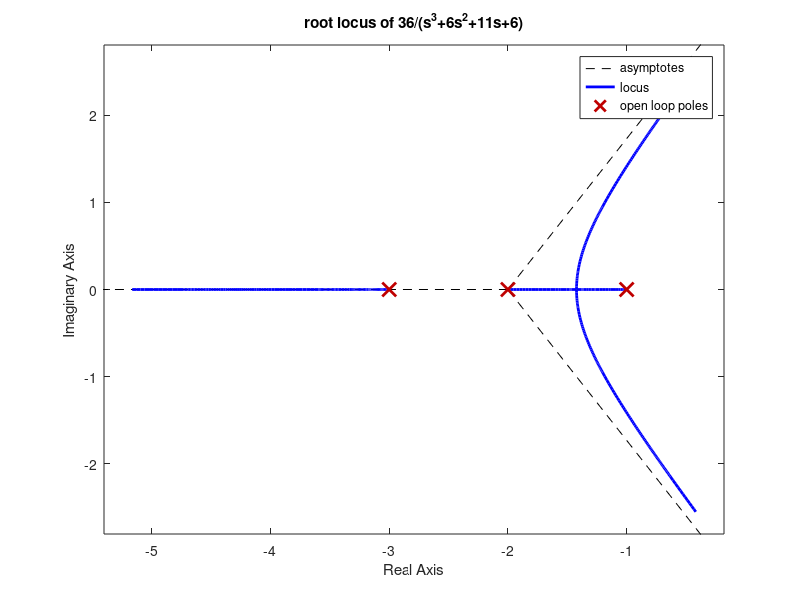
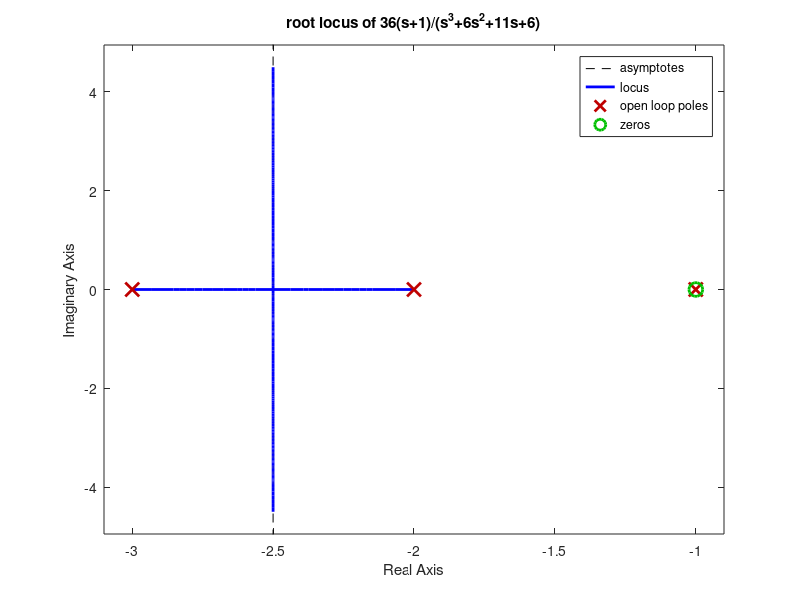
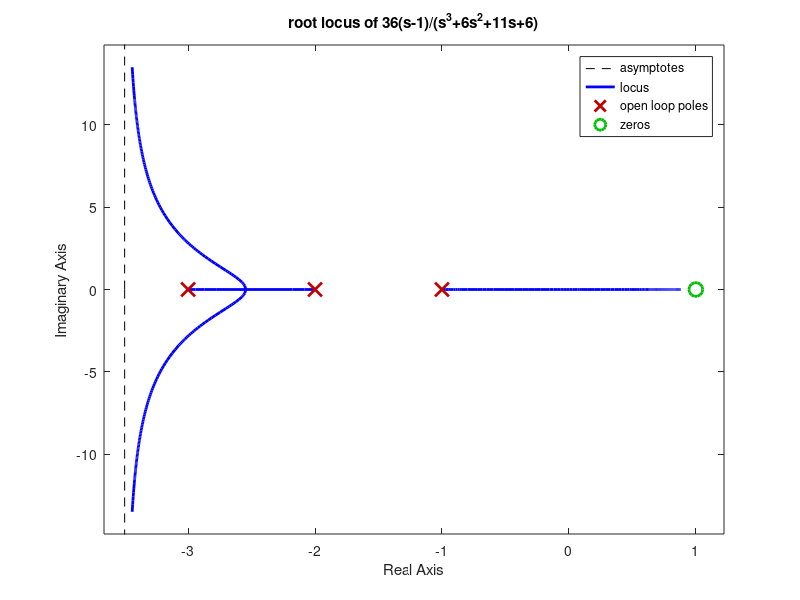
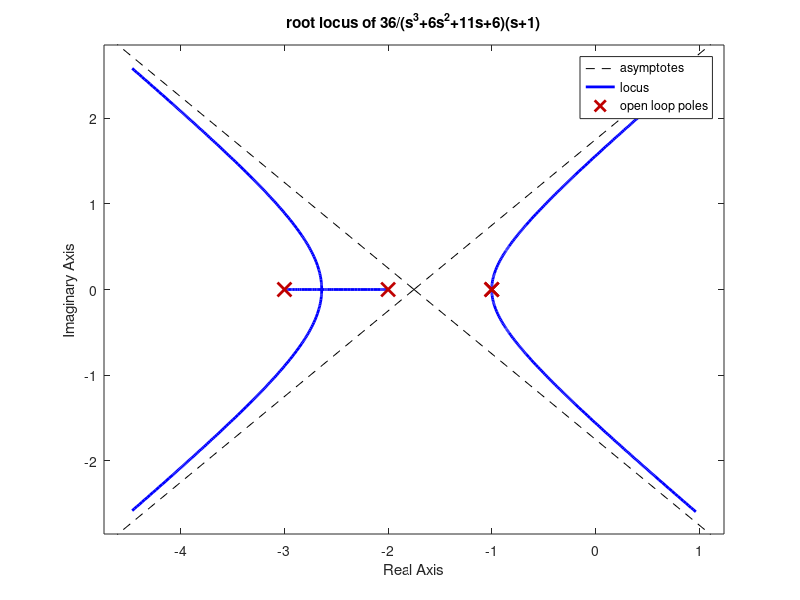

Reproduce these figures in MATLAB, in order.
sys=tf([36],[1 6 11 6])
figure(1)
rlocus(sys)
grid;
title("root locus of 36/(s^3+6s^2+11s+6)")

hold on 
sys2=tf([36 36],[1 6 11 6])
figure(2)
rlocus(sys2)
grid;
title("root locus of 36(s+1)/(s^3+6s^2+11s+6)")

hold on
sys3=tf([36 -36],[1 6 11 6])
figure(3)
rlocus(sys3)
grid;
title("root locus of 36(s-1)/(s^3+6s^2+11s+6)")

hold on
sys4=tf([36],[1 7 17 17 6])
figure(4)
rlocus(sys4)
grid;
title("root locus of 36/(s^3+6s^2+11s+6)(s+1)")

hold on
sys5=tf([36],[1 5 5 -5 -6])
figure(5)
rlocus(sys5)
grid;
title("root locus of 36/(s^3+6s^2+11s+6)(s-1)")
hold on
figure(6)
rlocus(sys)
hold on
rlocus(sys2)
hold on
rlocus(sys3)
hold on
rlocus(sys4)
hold on
rlocus(sys5)
hold on
legend('TF','TF_with_zero_at-1','TF_with_Zero_at1','TF_with_pole_at1','TF_with_pole_at-1')
grid;
